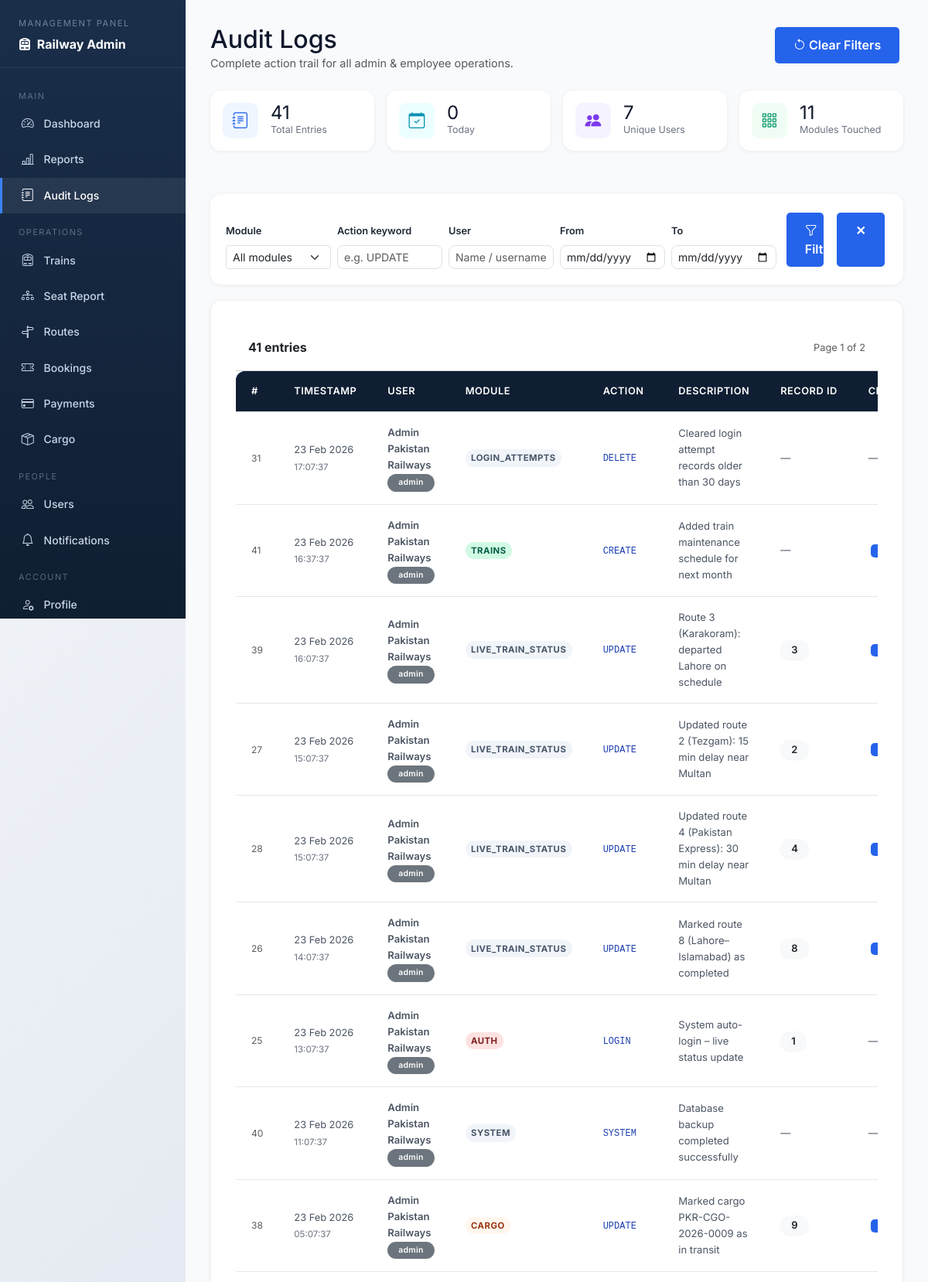
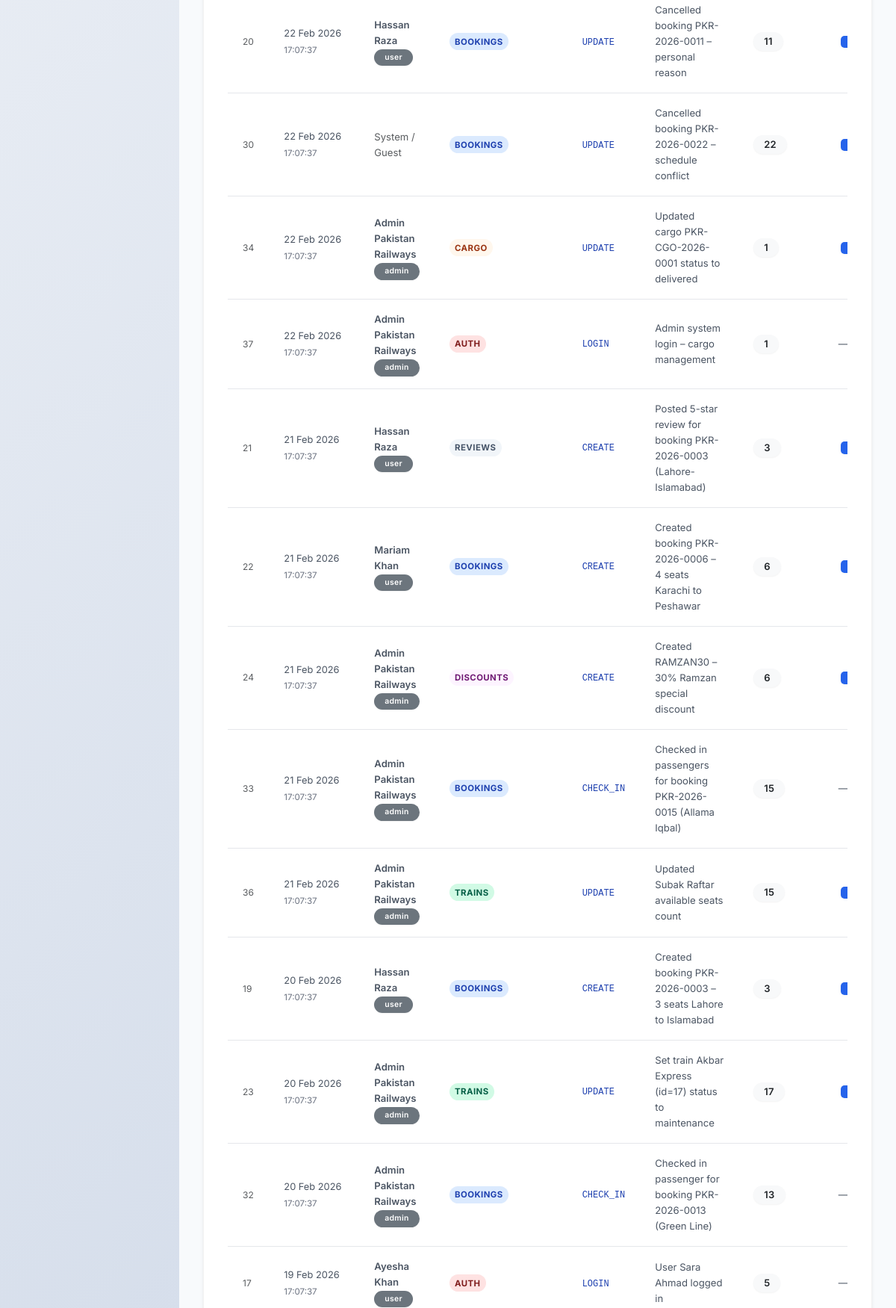
Page /audit-logs.php (signed in, upper part) on the committed database (2 pictures, top to bottom).
### tables this page shows
CREATE TABLE IF NOT EXISTS audit_logs (
    log_id       INT PRIMARY KEY AUTO_INCREMENT,
    user_id      INT,
    user_role    VARCHAR(20),
    action       VARCHAR(100) NOT NULL,
    module       VARCHAR(50)  NOT NULL,
    description  TEXT,
    old_value    TEXT,
    new_value    TEXT,
    record_id    INT,
    ip_address   VARCHAR(45),
    created_at   TIMESTAMP DEFAULT CURRENT_TIMESTAMP,
    INDEX idx_audit_user   (user_id, created_at),
    INDEX idx_audit_module (module, created_at),
    INDEX idx_audit_action (action, created_at)
);

CREATE TABLE IF NOT EXISTS users (
    user_id INT PRIMARY KEY AUTO_INCREMENT,
    username VARCHAR(50) UNIQUE NOT NULL,
    email VARCHAR(100) UNIQUE NOT NULL,
    password VARCHAR(255) NOT NULL,
    full_name VARCHAR(100) NOT NULL,
    phone VARCHAR(20),
    address TEXT,
    role ENUM('user', 'admin') DEFAULT 'user',
    is_active BOOLEAN DEFAULT TRUE,
    created_at TIMESTAMP DEFAULT CURRENT_TIMESTAMP,
    updated_at TIMESTAMP DEFAULT CURRENT_TIMESTAMP ON UPDATE CURRENT_TIMESTAMP
);

### src/classes/Database.php (called while the page is built, shortened)
<?php
class Database {
    private $host = DB_HOST;
    private $db_name = DB_NAME;
    private $user = DB_USER;
    private $password = DB_PASS;
    private $port = DB_PORT;
    private $connection;
    public function connect() {
        $this->connection = new mysqli(
            $this->host,
            $this->user,
            $this->password,
            $this->db_name,
            $this->port
        );
        $this->connection->set_charset('utf8');
        return $this->connection;
    }
    private function ensureCancellationColumns(): void {
        $db = $this->connection->real_escape_string($this->db_name);
        $columns = [
            'cancellation_reason' => "ALTER TABLE bookings ADD COLUMN cancellation_reason VARCHAR(255) DEFAULT NULL",
            'cancellation_fee'    => "ALTER TABLE bookings ADD COLUMN cancellation_fee    DECIMAL(10,2) DEFAULT 0.00",
            'refund_amount'       => "ALTER TABLE bookings ADD COLUMN refund_amount       DECIMAL(10,2) DEFAULT 0.00",
            'cancelled_at'        => "ALTER TABLE bookings ADD COLUMN cancelled_at        DATETIME DEFAULT NULL",
        ];
        foreach ($columns as $col => $ddl) {
            $check = $this->connection->query(
                "SELECT 1 FROM information_schema.COLUMNS
                 WHERE TABLE_SCHEMA = '{$db}' AND TABLE_NAME = 'bookings' AND COLUMN_NAME = '{$col}'"
            );
            if ($check && $check->num_rows === 0) {
                $this->connection->query($ddl);
            }
        }
    }
    private function ensureNotificationColumns(): void {
        $db = $this->connection->real_escape_string($this->db_name);
        $columns = [
            'type'       => "ALTER TABLE notifications ADD COLUMN type       VARCHAR(30)  NOT NULL DEFAULT 'info'",
            'related_id' => "ALTER TABLE notifications ADD COLUMN related_id  INT          NOT NULL DEFAULT 0",
        ];
        foreach ($columns as $col => $ddl) {
            $check = $this->connection->query(
                "SELECT 1 FROM information_schema.COLUMNS
                 WHERE TABLE_SCHEMA = '{$db}' AND TABLE_NAME = 'notifications' AND COLUMN_NAME = '{$col}'"
            );
            if ($check && $check->num_rows === 0) {
                $this->connection->query($ddl);
            }
        }
    }
    public function select($query) {
        $result = $this->connection->query($query);
        $data = array();
        if ($result->num_rows > 0) {
            while ($row = $result->fetch_assoc()) {
                array_push($data, $row);
            }
            return $data;
        } else {
            return false;
        }
    }
    public function selectRow($query) {
        $result = $this->connection->query($query);
        if ($result && $result->num_rows > 0) {
            return $result->fetch_assoc();
        }
        return false;
    }
}
?>

### audit-logs.php (the view, shortened to what this page needs)
<?php
require_once 'config/database.php';
require_once 'src/classes/Database.php';
$db = new Database();
$db->connect();
$filter_module = trim($_GET['module'] ?? 'all');
$filter_action = trim($_GET['action'] ?? '');
$filter_user   = trim($_GET['user']   ?? '');
$date_from     = $_GET['date_from'] ?? '';
$date_to       = $_GET['date_to']   ?? '';
$page          = max(1, (int)($_GET['page'] ?? 1));
$per_page      = 30;
$offset        = ($page - 1) * $per_page;
$wheres = [];
$where_sql = $wheres ? 'WHERE ' . implode(' AND ', $wheres) : '';
$total_rows  = (int)($db->selectRow("SELECT COUNT(*) AS n FROM audit_logs al LEFT JOIN users u ON al.user_id = u.user_id {$where_sql}")['n'] ?? 0);
$total_pages = max(1, (int)ceil($total_rows / $per_page));
$logs = $db->select(
    "SELECT al.*, u.full_name, u.username
     FROM audit_logs al
     LEFT JOIN users u ON al.user_id = u.user_id
     {$where_sql}
     ORDER BY al.created_at DESC
     LIMIT {$per_page} OFFSET {$offset}"
) ?: [];
$kpi = $db->selectRow(
    "SELECT COUNT(*) AS total,
            SUM(DATE(created_at) = CURDATE()) AS today,
            COUNT(DISTINCT user_id) AS unique_users,
            COUNT(DISTINCT module)  AS modules_touched
     FROM audit_logs"
) ?? [];
require_once 'inc/header.php';
?>
<div class="adm-wrap">
<aside class="adm-sidebar">
    <div class="sb-brand">
        <span>Management Panel</span>
        <strong><i class="bi bi-train-front-fill me-1"></i> Railway Admin</strong>
    </div>
    <nav>
        <div class="sb-sep">Main</div>
        <a href="admin-dashboard.php"><i class="bi bi-speedometer2"></i> Dashboard</a>
        <a href="reports.php"><i class="bi bi-bar-chart-line"></i> Reports</a>
        <a href="audit-logs.php" class="active"><i class="bi bi-journal-text"></i> Audit Logs</a>
        <div class="sb-sep">Operations</div>
        <a href="manage-trains.php"><i class="bi bi-train-front"></i> Trains</a>
        <a href="train-seats-report.php"><i class="bi bi-diagram-3"></i> Seat Report</a>
        <a href="manage-routes.php"><i class="bi bi-signpost-split"></i> Routes</a>
        <a href="manage-bookings.php"><i class="bi bi-ticket-perforated"></i> Bookings</a>
        <a href="manage-payments.php"><i class="bi bi-credit-card"></i> Payments</a>
        <a href="cargo-shipments.php"><i class="bi bi-box-seam"></i> Cargo</a>
        <div class="sb-sep">People</div>
        <a href="manage-users.php"><i class="bi bi-people"></i> Users</a>
        <a href="notifications.php"><i class="bi bi-bell"></i> Notifications</a>
        <div class="sb-sep">Account</div>
        <a href="profile.php"><i class="bi bi-person-gear"></i> Profile</a>
    </nav>
</aside>
<main class="adm-main">
    <div class="d-flex justify-content-between align-items-start mb-4 flex-wrap gap-2">
        <div>
            <h2 class="fw-black mb-0" style="color:#0f172a;">Audit Logs</h2>
            <p class="text-muted mb-0" style="font-size:.9rem;">Complete action trail for all admin &amp; employee operations.</p>
        </div>
        <a href="audit-logs.php" class="btn btn-outline-secondary btn-sm"><i class="bi bi-arrow-counterclockwise me-1"></i>Clear Filters</a>
    </div>
    <div class="row g-3 mb-4">
        <?php
        $kpis = [
            ['Total Entries',    $kpi['total']           ?? 0, 'bi-journal-text',  '#2563eb', '#eff6ff'],
            ['Today',           $kpi['today']            ?? 0, 'bi-calendar-check','#0891b2', '#ecfeff'],
            ['Unique Users',    $kpi['unique_users']     ?? 0, 'bi-people-fill',   '#7c3aed', '#f5f3ff'],
            ['Modules Touched', $kpi['modules_touched']  ?? 0, 'bi-grid-3x3-gap', '#059669', '#f0fdf4'],
        ];
        foreach ($kpis as [$lbl, $val, $ico, $clr, $bg]):
        ?>
        <div class="col-lg-3 col-sm-6">
            <div class="card kpi-card p-3">
                <div class="d-flex align-items-center gap-3">
                    <div style="width:46px;height:46px;border-radius:10px;background:<?= $bg ?>;display:flex;align-items:center;justify-content:center;">
                        <i class="bi <?= $ico ?>" style="font-size:1.3rem;color:<?= $clr ?>;"></i>
                    </div>
                    <div>
                        <div class="fw-black" style="font-size:1.5rem;color:#0f172a;line-height:1;"><?= number_format($val) ?></div>
                        <div style="font-size:.78rem;color:#6b7280;"><?= $lbl ?></div>
                    </div>
                </div>
            </div>
        </div>
        <?php endforeach; ?>
    </div>
    <form method="GET" class="filter-bar">
        <div class="row g-2 align-items-end">
            <div class="col-md-2">
                <label class="form-label fw-semibold" style="font-size:.8rem;">Module</label>
                <select name="module" class="form-select form-select-sm">
                    <option value="all">All modules</option>
                </select>
            </div>
            <div class="col-md-2">
                <label class="form-label fw-semibold" style="font-size:.8rem;">Action keyword</label>
                <input type="text" name="action" class="form-control form-control-sm"
                       placeholder="e.g. UPDATE" value="<?= htmlspecialchars($filter_action) ?>">
            </div>
            <div class="col-md-2">
                <label class="form-label fw-semibold" style="font-size:.8rem;">User</label>
                <input type="text" name="user" class="form-control form-control-sm"
                       placeholder="Name / username" value="<?= htmlspecialchars($filter_user) ?>">
            </div>
            <div class="col-md-2">
                <label class="form-label fw-semibold" style="font-size:.8rem;">From</label>
                <input type="date" name="date_from" class="form-control form-control-sm" value="<?= htmlspecialchars($date_from) ?>">
            </div>
            <div class="col-md-2">
                <label class="form-label fw-semibold" style="font-size:.8rem;">To</label>
                <input type="date" name="date_to" class="form-control form-control-sm" value="<?= htmlspecialchars($date_to) ?>">
            </div>
            <div class="col-md-2 d-flex gap-2">
                <button type="submit" class="btn btn-primary btn-sm w-100"><i class="bi bi-funnel me-1"></i>Filter</button>
                <a href="audit-logs.php" class="btn btn-outline-secondary btn-sm">✕</a>
            </div>
        </div>
    </form>
    <div class="card shadow-sm" style="border-radius:14px;overflow:hidden;">
        <div class="card-header bg-white py-3 d-flex justify-content-between align-items-center">
            <span class="fw-bold"><?= number_format($total_rows) ?> entries <?= $filter_module !== 'all' || $filter_action || $filter_user ? '(filtered)' : '' ?></span>
            <span class="text-muted" style="font-size:.8rem;">Page <?= $page ?> of <?= $total_pages ?></span>
        </div>
        <div class="table-responsive">
            <table class="table table-hover mb-0 log-table">
                <thead>
                    <tr>
                        <th>#</th>
                        <th>Timestamp</th>
                        <th>User</th>
                        <th>Module</th>
                        <th>Action</th>
                        <th>Description</th>
                        <th>Record ID</th>
                        <th>Changes</th>
                    </tr>
                </thead>
                <tbody>
                <?php if (empty($logs)): ?>
                    <tr><td colspan="9" class="text-center py-5 text-muted">No audit entries found.</td></tr>
                <?php else: foreach ($logs as $log): ?>
                    <tr>
                        <td class="text-muted" style="font-size:.75rem;"><?= (int)$log['log_id'] ?></td>
                        <td style="white-space:nowrap;">
                            <span style="font-size:.8rem;"><?= date('d M Y', strtotime($log['created_at'])) ?></span><br>
                            <span style="font-size:.72rem;color:#6b7280;"><?= date('H:i:s', strtotime($log['created_at'])) ?></span>
                        </td>
                        <td>
                            <?php if ($log['full_name']): ?>
                                <span class="fw-semibold" style="font-size:.82rem;"><?= htmlspecialchars($log['full_name']) ?></span><br>
                                <span class="badge bg-secondary" style="font-size:.65rem;"><?= htmlspecialchars($log['user_role']) ?></span>
                            <?php else: ?>
                                <span class="text-muted">System / Guest</span>
                            <?php endif; ?>
                        </td>
                        <td>
                            <?php $mc = 'mod-' . strtolower($log['module']); ?>
                            <span class="mod-pill <?= in_array($mc, ['mod-bookings','mod-trains','mod-users','mod-routes','mod-payments','mod-cargo','mod-seats','mod-discounts','mod-auth']) ? $mc : 'mod-other' ?>">
                                <?= htmlspecialchars($log['module']) ?>
                            </span>
                        </td>
                        <td><code style="font-size:.75rem;color:#1e40af;"><?= htmlspecialchars($log['action']) ?></code></td>
                        <td style="max-width:280px;" title="<?= htmlspecialchars($log['description']) ?>">
                            <?= htmlspecialchars(mb_strimwidth($log['description'] ?? '', 0, 80, '…')) ?>
                        </td>
                        <td><?= $log['record_id'] ? '<span class="badge bg-light text-dark">' . (int)$log['record_id'] . '</span>' : '—' ?></td>
                        <td>
                            <?php if ($log['old_value'] || $log['new_value']): ?>
                            <button class="btn btn-outline-secondary btn-sm py-0 px-2" style="font-size:.7rem;"
                                    data-bs-toggle="modal" data-bs-target="#diffModal"
                                    data-old="<?= htmlspecialchars($log['old_value'] ?? '') ?>"
                                    data-new="<?= htmlspecialchars($log['new_value'] ?? '') ?>">
                            </button>
                            <?php else: echo '—'; endif; ?>
                        </td>
                    </tr>
                <?php endforeach; endif; ?>
                </tbody>
            </table>
        </div>
    </div>
</main>
</div>
<?php require_once 'inc/footer.php'; ?>

### rows in the picture
audit_logs: log_id "31", created_at "23 Feb 2026", created_at "17:07:37", user.full_name "Admin Pakistan Railways", user_role "admin", module "LOGIN_ATTEMPTS", action "DELETE", description "Cleared login attempt records older than 30 days"
audit_logs: log_id "41", created_at "23 Feb 2026", created_at "16:37:37", user.full_name "Admin Pakistan Railways", user_role "admin", module "TRAINS", action "CREATE", description "Added train maintenance schedule for next month"
audit_logs: log_id "39", created_at "23 Feb 2026", created_at "16:07:37", user.full_name "Admin Pakistan Railways", user_role "admin", module "LIVE_TRAIN_STATUS", action "UPDATE", description "Route 3 (Karakoram): departed Lahore on schedule", record "3"
audit_logs: log_id "27", created_at "23 Feb 2026", created_at "15:07:37", user.full_name "Admin Pakistan Railways", user_role "admin", module "LIVE_TRAIN_STATUS", action "UPDATE", description "Updated route 2 (Tezgam): 15 min delay near Multan", record "2"
audit_logs: log_id "28", created_at "23 Feb 2026", created_at "15:07:37", user.full_name "Admin Pakistan Railways", user_role "admin", module "LIVE_TRAIN_STATUS", action "UPDATE", description "Updated route 4 (Pakistan Express): 30 min delay near Multan", record "4"
audit_logs: log_id "26", created_at "23 Feb 2026", created_at "14:07:37", user.full_name "Admin Pakistan Railways", user_role "admin", module "LIVE_TRAIN_STATUS", action "UPDATE", description "Marked route 8 (Lahore–Islamabad) as completed", record "8"
audit_logs: log_id "25", created_at "23 Feb 2026", created_at "13:07:37", user.full_name "Admin Pakistan Railways", user_role "admin", module "AUTH", action "LOGIN", description "System auto-login – live status update", record "1"
audit_logs: log_id "40", created_at "23 Feb 2026", created_at "11:07:37", user.full_name "Admin Pakistan Railways", user_role "admin", module "SYSTEM", action "SYSTEM", description "Database backup completed successfully"
audit_logs: log_id "38", created_at "23 Feb 2026", created_at "05:07:37", user.full_name "Admin Pakistan Railways", user_role "admin", module "CARGO", action "UPDATE", description "Marked cargo PKR-CGO-2026-0009 as in transit", record "9"
audit_logs: log_id "20", created_at "22 Feb 2026", created_at "17:07:37", user.full_name "Hassan Raza", user_role "user", module "BOOKINGS", action "UPDATE", description "Cancelled booking PKR-2026-0011 – personal reason", record "11"
audit_logs: log_id "30", created_at "22 Feb 2026", created_at "17:07:37", shows "System / Guest", module "BOOKINGS", action "UPDATE", description "Cancelled booking PKR-2026-0022 – schedule conflict", record "22"
audit_logs: log_id "34", created_at "22 Feb 2026", created_at "17:07:37", user.full_name "Admin Pakistan Railways", user_role "admin", module "CARGO", action "UPDATE", description "Updated cargo PKR-CGO-2026-0001 status to delivered", record "1"
audit_logs: log_id "37", created_at "22 Feb 2026", created_at "17:07:37", user.full_name "Admin Pakistan Railways", user_role "admin", module "AUTH", action "LOGIN", description "Admin system login – cargo management", record "1"
audit_logs: log_id "21", created_at "21 Feb 2026", created_at "17:07:37", user.full_name "Hassan Raza", user_role "user", module "REVIEWS", action "CREATE", description "Posted 5-star review for booking PKR-2026-0003 (Lahore-Islamabad)", record "3"
audit_logs: log_id "22", created_at "21 Feb 2026", created_at "17:07:37", user.full_name "Mariam Khan", user_role "user", module "BOOKINGS", action "CREATE", description "Created booking PKR-2026-0006 – 4 seats Karachi to Peshawar", record "6"
audit_logs: log_id "24", created_at "21 Feb 2026", created_at "17:07:37", user.full_name "Admin Pakistan Railways", user_role "admin", module "DISCOUNTS", action "CREATE", description "Created RAMZAN30 – 30% Ramzan special discount", record "6"
audit_logs: log_id "33", created_at "21 Feb 2026", created_at "17:07:37", user.full_name "Admin Pakistan Railways", user_role "admin", module "BOOKINGS", action "CHECK_IN", description "Checked in passengers for booking PKR-2026-0015 (Allama Iqbal)", record "15"
audit_logs: log_id "36", created_at "21 Feb 2026", created_at "17:07:37", user.full_name "Admin Pakistan Railways", user_role "admin", module "TRAINS", action "UPDATE", description "Updated Subak Raftar available seats count", record "15"
audit_logs: log_id "19", created_at "20 Feb 2026", created_at "17:07:37", user.full_name "Hassan Raza", user_role "user", module "BOOKINGS", action "CREATE", description "Created booking PKR-2026-0003 – 3 seats Lahore to Islamabad", record "3"
audit_logs: log_id "23", created_at "20 Feb 2026", created_at "17:07:37", user.full_name "Admin Pakistan Railways", user_role "admin", module "TRAINS", action "UPDATE", description "Set train Akbar Express (id=17) status to maintenance", record "17"
audit_logs: log_id "32", created_at "20 Feb 2026", created_at "17:07:37", user.full_name "Admin Pakistan Railways", user_role "admin", module "BOOKINGS", action "CHECK_IN", description "Checked in passenger for booking PKR-2026-0013 (Green Line)", record "13"
audit_logs: log_id "17", created_at "19 Feb 2026", created_at "17:07:37", user.full_name "Ayesha Khan", user_role "user", module "AUTH", action "LOGIN", description "User Sara Ahmad logged in", record "5"

### other values in the picture
$val "41"
$lbl "Total Entries"
$val "0"
$lbl "Today"
$val "7"
$lbl "Unique Users"
$val "11"
$lbl "Modules Touched"
$total_rows "41"
$page "1"
$total_pages "2"
